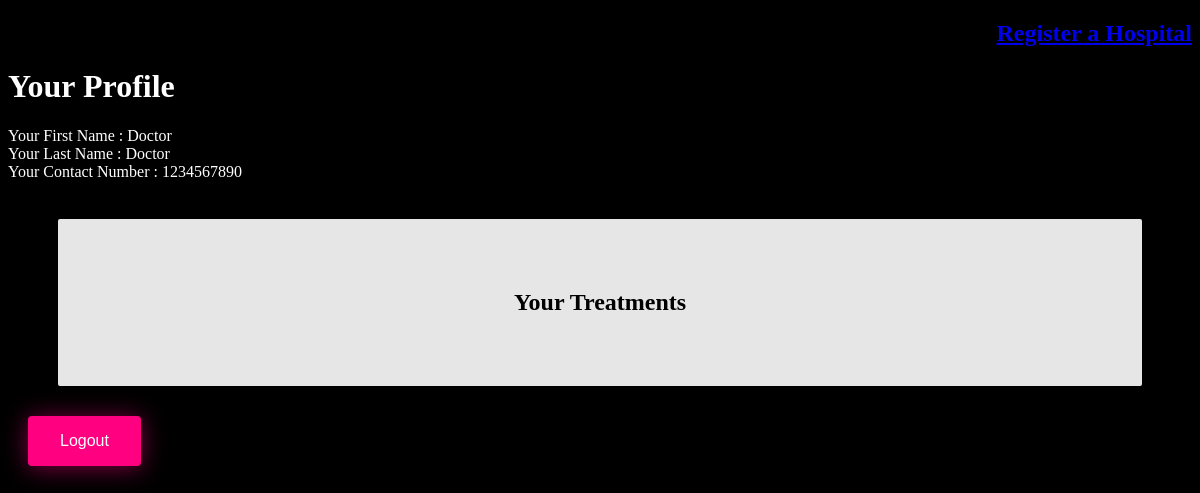
/doctorp/doctor/profile (signed in), run on an earlier commit of the app's database.
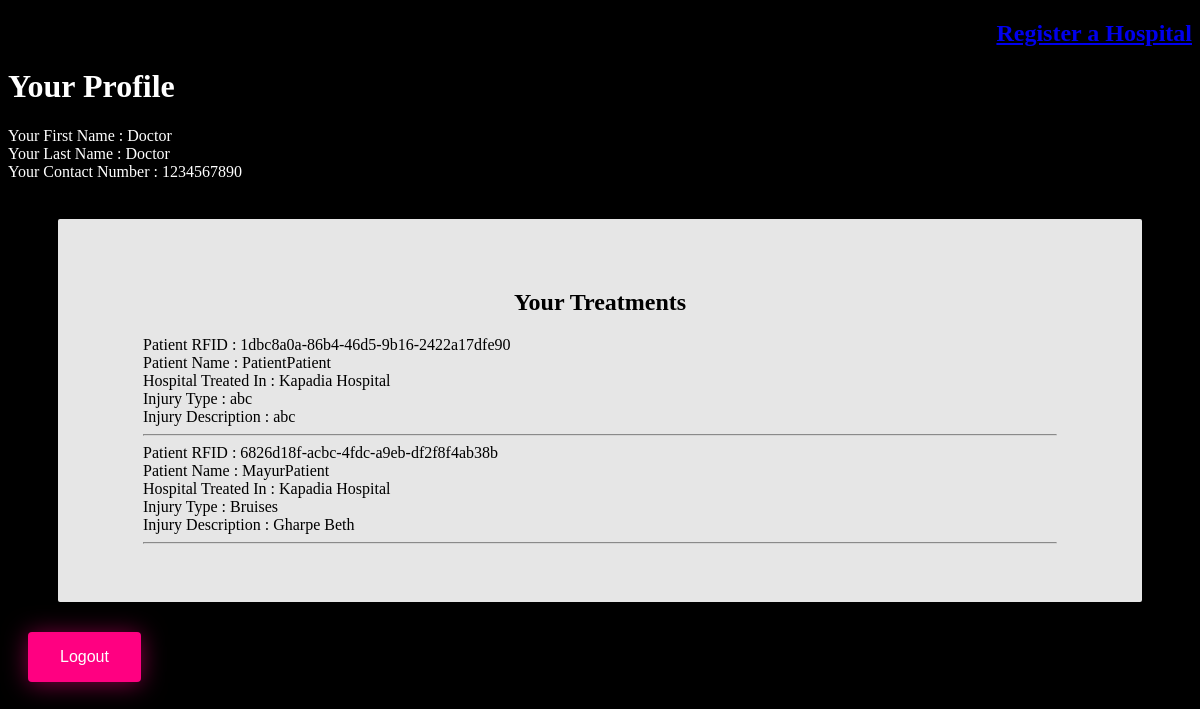
And on a later commit of the database.
### accounts/models.py (models this page shows, shortened)
class Doctor(models.Model):
    user = models.OneToOneField(User, on_delete=models.CASCADE)
    first_name = models.CharField(max_length=30)
    last_name = models.CharField(max_length=30)
    contact_no = models.CharField(max_length=10)
    email_id = models.EmailField()

class Treatment(models.Model):
    image = models.ImageField()
    doctor = models.ForeignKey(Doctor, on_delete=models.CASCADE, blank=True,null=True)
    patient = models.ForeignKey(Patient, on_delete=models.CASCADE, blank=True,null=True)
    hospital = models.ForeignKey(Hospital, on_delete=models.CASCADE, blank=True,null=True)
    injury_type = models.CharField(max_length=20,blank=True)
    injury_description = models.CharField(max_length=200,blank=True)

class Patient(models.Model):
    user = models.OneToOneField(User, on_delete=models.CASCADE)
    first_name = models.CharField(max_length=30)
    last_name = models.CharField(max_length=30)
    contact_no = models.CharField(max_length=10)
    email_id = models.EmailField()
    uid = models.UUIDField(unique=True, default=uuid.uuid4)
    emergency_contact_no = models.CharField(max_length=10)
    address = models.CharField(max_length=200)
    def __str__(self):
        return self.first_name + self.last_name

class Hospital(models.Model):
    doctor = models.ManyToManyField(Doctor)
    name = models.CharField(max_length=100)
    contact = models.CharField(max_length=10)
    address = models.CharField(max_length=200)
    def __str__(self):
        return self.name

### doctors_p/views.py (the view)
# urls.py: path('doctor/profile', views.docp,name='dprof'),
def docp(request):
    doctor = Doctor.objects.get(user=request.user)
    treatment = Treatment.objects.filter(doctor=doctor)
    return render(request, 'doctors_p/doctorprofile.html', {'doctor': doctor, 'treatments': treatment})

### doctors_p/templates/doctors_p/doctorprofile.html (shortened to what this page needs)
<!DOCTYPE html>
<html lang="en">
<head>
</head>
<body>
{% if user.is_authenticated %}
                <h2 style="text-color:white;" align="right"><a href="{% url 'accounts:hreg'%}">Register a Hospital</a></h2>
<h1> Your Profile</h1>
        <form class="logout" action="{% url 'accounts:logout'%}" method="POST">
           Your First Name : {{doctor.first_name}}<br>
           Your Last Name : {{doctor.last_name}}<br>
           Your Contact Number : {{doctor.contact_no}}<br>
        <br>
        <div class="container">
        <h2 align="center">Your Treatments</h2>
        {% for treat in treatments %}
        Patient RFID : {{treat.patient.uid}}<br>
        Patient Name : {{treat.patient}}<br>
        Hospital Treated In : {{treat.hospital}}<br>
        Injury Type : {{treat.injury_type}}<br>
        Injury Description : {{treat.injury_description}}<br>
        <hr>
        {%endfor%}
        </div>
        <button class="bubbly-button" type="submit"> Logout</button>
        {% endif %}
        </form>
</body>
</html>

### doctors_p/templates/doctors_p/doctorprofile.html (style rules this page uses)
body { background:black; color: #fff; }
.container { margin-top: 20px; margin-left: 50px; margin-right: 50px; color: black; background: #fff; border-radius: 2px; padding: 50px 85px; opacity: 0.9; }
.bubbly-button { font-family: 'Helvetica', 'Arial', sans-serif; display: inline-block; font-size: 1em; padding: 1em 2em; margin-top: 30px; margin-left: 20px; margin-bottom: 60px; -webkit-appearance: none; appearance: none; background-color: #ff0081; color: #fff; border-radius: 4px; border: none; cursor: pointer; position: relative; transition: transform ease-in 0.1s, box-shadow ease-in 0.25s; box-shadow: 0 2px 25px rgba(255, 0, 130, 0.5); }
.bubbly-button:before, .bubbly-button:after { position: absolute; content: ''; display: block; width: 140%; height: 100%; left: -20%; z-index: -1000; transition: all ease-in-out 0.5s; background-repeat: no-repeat; }
.bubbly-button:before { display: none; top: -75%; background-image: radial-gradient(circle, #ff0081 20%, transparent 20%), radial-gradient(circle, transparent 20%, #ff0081 20%, transparent 30%), radial-gradient(circle, #ff0081 20%, transparent 20%), radial-gradient(circle, #ff0081 20%, transparent 20%), radial-gradient(circle, transparent 10%, #ff0081 15%, transparent 20%), radial-gradient(circle, #ff0081 20%, transparent 20%), radial-gradient(circle, #ff0081 20%, transparent 20%), radial-gradient(circle, #ff0081 20%, transparent 20%), radial-gradient(circle, #ff0081 20%, transparent 20%); background-size: 10% 10%, 20% 20%, 15% 15%, 20% 20%, 18% 18%, 10% 10%, 15% 15%, 10% 10%, 18% 18%; }
.bubbly-button:after { display: none; bottom: -75%; background-image: radial-gradient(circle, #ff0081 20%, transparent 20%), radial-gradient(circle, #ff0081 20%, transparent 20%), radial-gradient(circle, transparent 10%, #ff0081 15%, transparent 20%), radial-gradient(circle, #ff0081 20%, transparent 20%), radial-gradient(circle, #ff0081 20%, transparent 20%), radial-gradient(circle, #ff0081 20%, transparent 20%), radial-gradient(circle, #ff0081 20%, transparent 20%); background-size: 15% 15%, 20% 20%, 18% 18%, 20% 20%, 15% 15%, 10% 10%, 20% 20%; }

What changed in the data, as far as the page shows it:
added Treatment: patient.uid "1dbc8a0a-86b4-46d5-9b16-2422a17dfe90", patient "PatientPatient", hospital "Kapadia Hospital", injury_type "abc", injury_description "abc"
added Treatment: patient.uid "6826d18f-acbc-4fdc-a9eb-df2f8f4ab38b", patient "MayurPatient", hospital "Kapadia Hospital", injury_type "Bruises", injury_description "Gharpe Beth"
